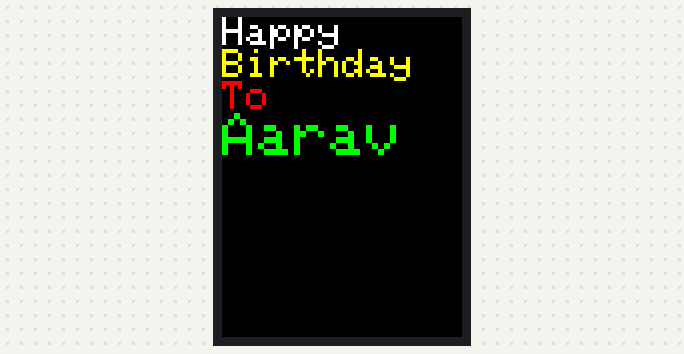
A sketch run on a simulated Arduino Uno, built with avr-gcc and run on an emulated ATmega328P. On the bench: 320×240 colour display. What the sketch prints to the serial monitor is not drawn.

Above: at 0.5 s.
At 1.5 s:
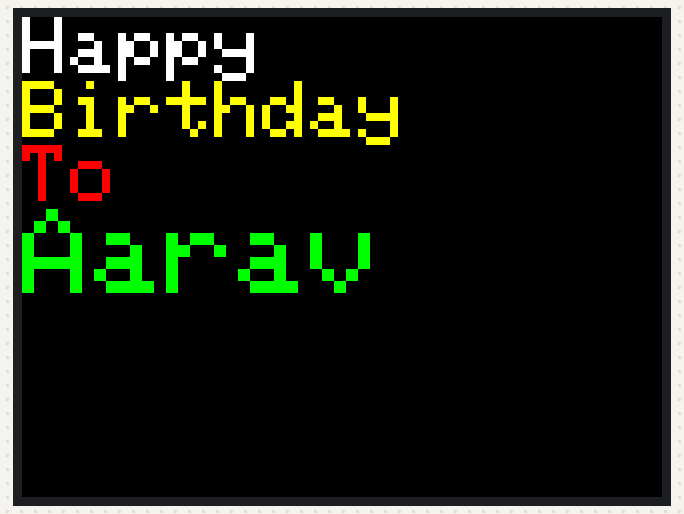

The sketch:

simple.ino
```cpp
#include "SPI.h"
#include "Adafruit_GFX.h"
#include "Adafruit_ILI9341.h"

// For the Adafruit shield, these are the default.
#define TFT_DC 6
#define TFT_CS 5
#define  TFT_MOSI 11
#define TFT_CLK 13
#define TFT_RST 4
#define TFT_MISO 12

// Use hardware SPI (on Uno, #13, #12, #11) and the above for CS/DC
//Adafruit_ILI9341 tft = Adafruit_ILI9341(TFT_CS, TFT_DC);
// If using the breakout, change pins as desired
Adafruit_ILI9341 tft = Adafruit_ILI9341(TFT_CS, TFT_DC, TFT_MOSI, TFT_CLK, TFT_RST, TFT_MISO);

unsigned long setText()
{
   unsigned long start = micros();
   tft.fillScreen(ILI9341_BLACK);
   tft.setCursor(0, 0);
   tft.setTextColor(ILI9341_WHITE);
   tft.setTextSize(4);
   tft.println("Happy");
   tft.setTextColor(ILI9341_YELLOW);
   tft.println("Birthday");
   tft.setTextColor(ILI9341_RED);
   tft.println("To");
   tft.setTextColor(ILI9341_GREEN);
   tft.setTextSize(6);
   tft.println("Aarav");
   return micros() - start;
}

void setup()
{
   Serial.begin(9600);
   Serial.println("ILI9341 Test!");

   tft.begin();

   // read diagnostics (optional but can help debug problems)
   uint8_t x = tft.readcommand8(ILI9341_RDMODE);
   Serial.print("Display Power Mode: 0x"); Serial.println(x, HEX);
   x = tft.readcommand8(ILI9341_RDMADCTL);
   Serial.print("MADCTL Mode: 0x"); Serial.println(x, HEX);
   x = tft.readcommand8(ILI9341_RDPIXFMT);
   Serial.print("Pixel Format: 0x"); Serial.println(x, HEX);
   x = tft.readcommand8(ILI9341_RDIMGFMT);
   Serial.print("Image Format: 0x"); Serial.println(x, HEX);
   x = tft.readcommand8(ILI9341_RDSELFDIAG);
   Serial.print("Self Diagnostic: 0x"); Serial.println(x, HEX);

   Serial.println(F("Benchmark                Time (microseconds)"));
   delay(10);

   Serial.println(setText());
}

void loop()
{
   for(uint8_t rotation=0; rotation<4; rotation++)
     {
        tft.setRotation(rotation);
        setText();
        delay(1000);
     }
}
```

Measured:
- what the display in image 0 shows lasts 1.0 s, from 0.4 s to 1.4 s
